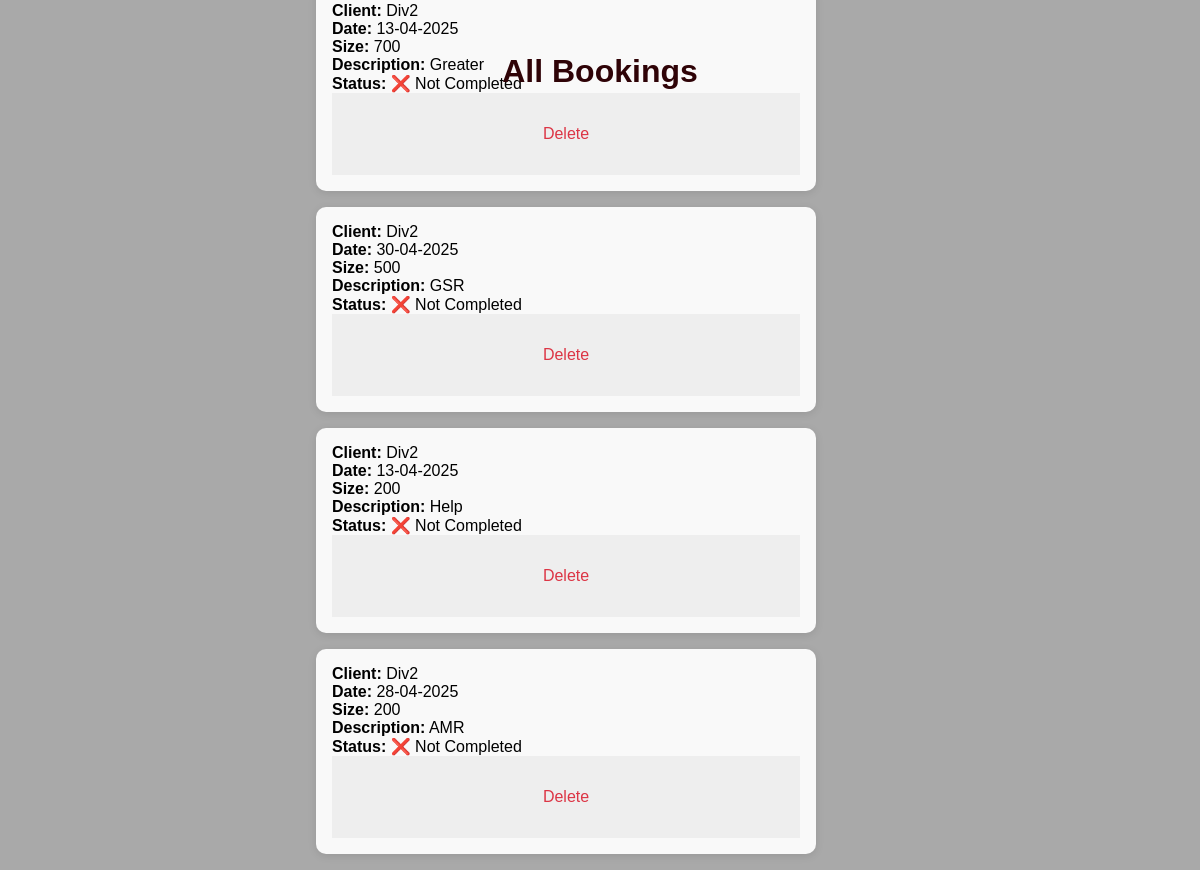
Page /view_all_bookings (signed in) on the committed database.
### db_setup.py (models this page shows)
class Entity(Base):
    __tablename__ = 'entities'
    id = Column(Integer, primary_key=True)
    date = Column(Date, nullable=False)
    client_id = Column(Integer, ForeignKey('clients.id'), nullable=False)
    client = relationship("Client")
    size = Column(Integer, nullable = False)
    description = Column(String, nullable=False)
    completed = Column(Boolean, default=False)

class Client(Base, UserMixin):
    __tablename__ = 'clients'
    id = Column(Integer, primary_key=True)
    username = Column(String, nullable=False)
    password = Column(String, nullable=False)
    role = Column(String, nullable=False, default='client')

### app.py (the view)
@app.route('/view_all_bookings', methods=['GET'])
@login_required
def view_all_bookings():
    if current_user.role == 'Admin':
        bookings = db_session.query(Entity).all()
    else:
        bookings = db_session.query(Entity).filter(Entity.client_id == current_user.id).all()
    return render_template('viewall.html', bookings=bookings)

### app.py (called while the page is built)
@login_manager.user_loader
def load_user(client_id):
    return db_session.get(Client, client_id)

### templates/viewall.html (shortened to what this page needs)
<!DOCTYPE html>
<html lang="en">
  <head>
    <link
      rel="stylesheet"
      href="{{ url_for('static', filename='styles.css') }}"
    />
  </head>
  <body>
    <div class="container">
      <h2>All Bookings</h2>
      <div class="bookings">
        {% for booking in bookings %}
        <div class="booking-card">
          <p><strong>Client:</strong> {{ booking.client.username }}</p>
          <p><strong>Date:</strong> {{ booking.date.strftime('%d-%m-%Y') }}</p>
          <p><strong>Size:</strong> {{ booking.size }}</p>
          <p><strong>Description:</strong> {{ booking.description }}</p>
          <p>
            <strong>Status:</strong>
            {% if booking.completed %} ✅ Completed {% else %} ❌ Not Completed
            {% endif %}
          </p>
          <form
            action="{{ url_for('delete_booking', booking_id=booking.id) }}"
            method="POST"
          >
            <button class="delete" type="submit" title="Delete">Delete</button>
          </form>
        </div>
        {% else %}
        <p>No bookings found.</p>
        {% endfor %}
      </div>
    </div>
  </body>
</html>

### static/styles.css (style rules this page uses)
* { margin: 0; padding: 0; box-sizing: border-box; font-family: "Gill Sans", "Gill Sans MT", Calibri, "Trebuchet MS", sans-serif; }
body, html { position: relative; height: 100vh; margin: 0; background-color: #f8f9fa; min-height: 100vh; justify-content: center; padding: 0; background: #f5f5f5; background-color: darkgray; }
h2 { color: #2f0307; position : absolute; top: 15%; left: 50%; transform: translate(-50%, -50%); font-size: xx-large; padding: 2rem; }
.container { justify-content: center; width: 100%; max-width: 600px; margin: auto; position : absolute; top: 50%; left: 50%; transform: translate(-50%, -50%); }
form { display: flex; flex-direction: column; width: 100%; max-width: 100%; align-items: center; text-align: center; justify-content: center; justify-self: center; padding: 1rem; font-size: xx-large; background: #eee; padding: 1em; text-align: center; }
input, textarea, button { padding: 12px; font-size: 1rem; border-radius: 6px; border: 1px solid #ccc; width: 100%; margin-bottom: 5px; }
.bookings { margin-top: 1rem; margin-bottom: 1rem; margin-left: 1rem; margin-right: 1rem; display: grid; grid-template-columns: repeat(auto-fit, minmax(300px, 1fr)); gap: 1rem; }
.booking-card { background-color: #f9f9f9; border-radius: 10px; padding: 1rem; box-shadow: 0 2px 8px rgba(0, 0, 0, 0.1); width: 500px; max-width: 100%; box-sizing: border-box; }
button.delete { background: none; border: none; color: #dc3545; cursor: pointer; padding: 0rem; margin-bottom: 0px; }

### rows in the picture
Entity: client.username "Div2", date "13-04-2025", size "700", description "Greater", completed "❌ Not Completed"
Entity: client.username "Div2", date "30-04-2025", size "500", description "GSR", completed "❌ Not Completed"
Entity: client.username "Div2", date "13-04-2025", size "200", description "Help", completed "❌ Not Completed"
Entity: client.username "Div2", date "28-04-2025", size "200", description "AMR", completed "❌ Not Completed"
